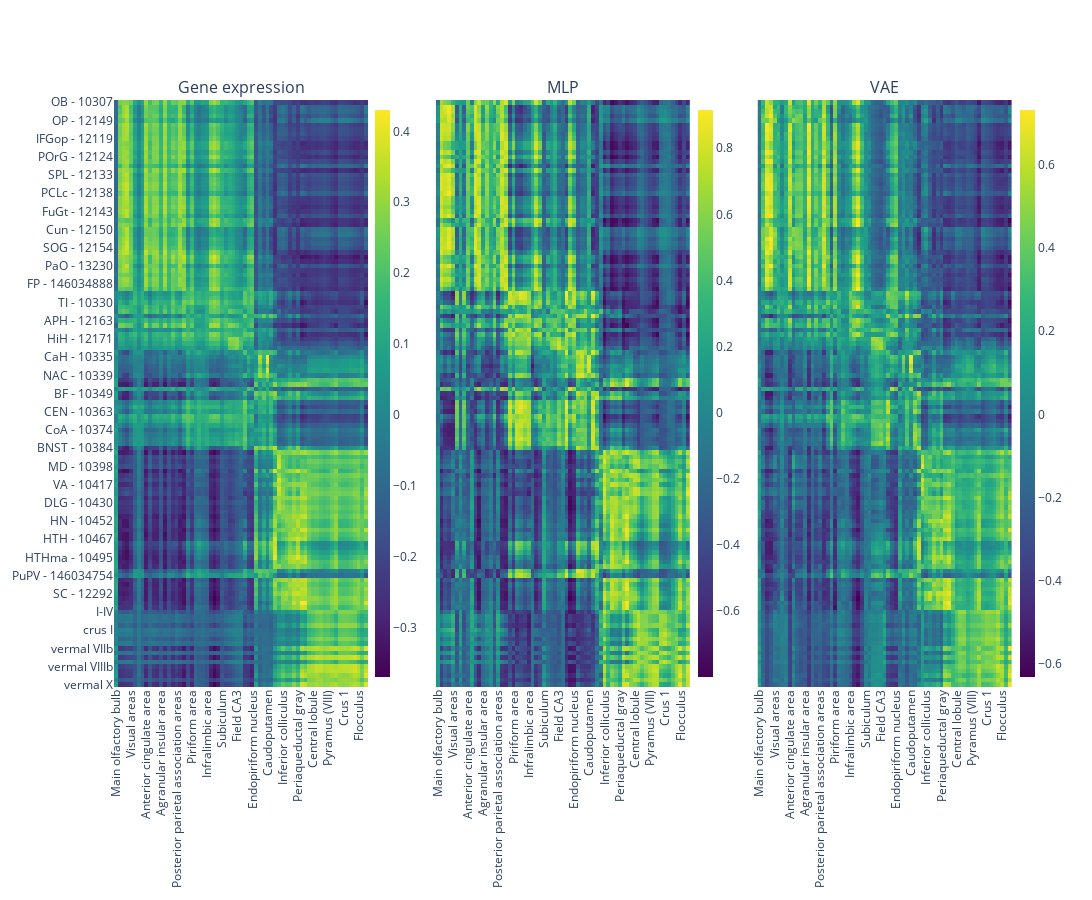

Notebook source saved alongside this figure:
### Code cell
# Plot Similarity matrices

import plotly.express as px
from plotly import graph_objects as go
import plotly.subplots
from matplotlib import cm


fig3 = plotly.subplots.make_subplots(rows=1, cols=3, shared_yaxes=True, horizontal_spacing=0.075, subplot_titles=['Gene expression','MLP','VAE'])

fig3.add_trace(go.Heatmap(z=sim_genes, x=mouse_labels_order['Region'][index_mouse], y=vae_h['Region'][index_human],coloraxis="coloraxis1"), 1,1)
fig3.add_trace(go.Heatmap(z=sim_mlp, x=mouse_labels_order['Region'][index_mouse], y=vae_h['Region'][index_human],coloraxis="coloraxis2"),1,2)
fig3.add_trace(go.Heatmap(z=sim_vae, x=mouse_labels_order['Region'][index_mouse],y=vae_h['Region'][index_human],coloraxis="coloraxis3"), 1,3)
fig3.update_layout(autosize=True, width=1100, height=900,
                   coloraxis1={'colorscale':'viridis', 'colorbar_x':0.28, 'colorbar_thickness':15},
                   coloraxis2 = {'colorscale':'viridis', 'colorbar_x':0.639, 'colorbar_thickness':15},
                   coloraxis3 = {'colorscale':'viridis', 'colorbar_x':0.998, 'colorbar_thickness':15} )
fig3.update_yaxes(autorange='reversed')
fig3.update_xaxes(tickangle=-90)

### Figure 1 — Plotly figure (JSON) as saved in the notebook; plotly's stock layout.template omitted (floating-point values rounded to 4 significant figures; data arrays with more than 128 entries replaced by an {"elided": "..."} marker saying what was removed)
{"data": [{"coloraxis": "coloraxis", "type": "heatmap", "x": ["Main olfactory bulb", "Primary auditory area", "Primary motor area", "Primary somatosensory area", "Visual areas", "Olfactory areas-other", "Accessory olfactory bulb", "Anterior olfactory nucleus", "Anterior cingulate area", "Retrosplenial area", "Dorsal auditory area", "Ventral auditory area", "Agranular insular area", "Secondary motor area", "Frontal pole, cerebral cortex", "Orbital area", "Posterior parietal association areas", "Supplemental somatosensory area", "Temporal association areas", "Postpiriform transition area", "Piriform area", "Taenia tecta", "Cortical amygdalar area", "Piriform-amygdalar area", "Infralimbic area", "Prelimbic area", "Ectorhinal area", "Perirhinal area", "Subiculum", "Entorhinal area", "Field CA1", "Field CA2", "Field CA3", "Dentate gyrus", "Cortical subplate-other", "Claustrum", "Endopiriform nucleus", "Pallidum", "Striatum ventral region", "Lateral septal complex", "Caudoputamen", "Medial amygdalar nucleus", "Hypothalamus", "Thalamus", "Inferior colliculus", "Superior colliculus, sensory related", "Midbrain raphe nuclei", "Midbrain-other", "Periaqueductal gray", "Medulla", "Pons", "Lingula (I)", "Central lobule", "Culmen", "Declive (VI)", "Folium-tuber vermis (VII)", "Pyramus (VIII)", "Uvula (IX)", "Nodulus (X)", "Simple lobule", "Crus 1", "Crus 2", "Paramedian lobule", "Copula pyramidis", "Flocculus", "Paraflocculus", "Cerebellar nuclei"], "xaxis": "x", "y": {"elided": "129 str values"}, "yaxis": "y", "z": {"elided": "129x67 float values"}}, {"coloraxis": "coloraxis2", "type": "heatmap", "x": ["Main olfactory bulb", "Primary auditory area", "Primary motor area", "Primary somatosensory area", "Visual areas", "Olfactory areas-other", "Accessory olfactory bulb", "Anterior olfactory nucleus", "Anterior cingulate area", "Retrosplenial area", "Dorsal auditory area", "Ventral auditory area", "Agranular insular area", "Secondary motor area", "Frontal pole, cerebral cortex", "Orbital area", "Posterior parietal association areas", "Supplemental somatosensory area", "Temporal association areas", "Postpiriform transition area", "Piriform area", "Taenia tecta", "Cortical amygdalar area", "Piriform-amygdalar area", "Infralimbic area", "Prelimbic area", "Ectorhinal area", "Perirhinal area", "Subiculum", "Entorhinal area", "Field CA1", "Field CA2", "Field CA3", "Dentate gyrus", "Cortical subplate-other", "Claustrum", "Endopiriform nucleus", "Pallidum", "Striatum ventral region", "Lateral septal complex", "Caudoputamen", "Medial amygdalar nucleus", "Hypothalamus", "Thalamus", "Inferior colliculus", "Superior colliculus, sensory related", "Midbrain raphe nuclei", "Midbrain-other", "Periaqueductal gray", "Medulla", "Pons", "Lingula (I)", "Central lobule", "Culmen", "Declive (VI)", "Folium-tuber vermis (VII)", "Pyramus (VIII)", "Uvula (IX)", "Nodulus (X)", "Simple lobule", "Crus 1", "Crus 2", "Paramedian lobule", "Copula pyramidis", "Flocculus", "Paraflocculus", "Cerebellar nuclei"], "xaxis": "x2", "y": {"elided": "129 str values"}, "yaxis": "y2", "z": {"elided": "129x67 float values"}}, {"coloraxis": "coloraxis3", "type": "heatmap", "x": ["Main olfactory bulb", "Primary auditory area", "Primary motor area", "Primary somatosensory area", "Visual areas", "Olfactory areas-other", "Accessory olfactory bulb", "Anterior olfactory nucleus", "Anterior cingulate area", "Retrosplenial area", "Dorsal auditory area", "Ventral auditory area", "Agranular insular area", "Secondary motor area", "Frontal pole, cerebral cortex", "Orbital area", "Posterior parietal association areas", "Supplemental somatosensory area", "Temporal association areas", "Postpiriform transition area", "Piriform area", "Taenia tecta", "Cortical amygdalar area", "Piriform-amygdalar area", "Infralimbic area", "Prelimbic area", "Ectorhinal area", "Perirhinal area", "Subiculum", "Entorhinal area", "Field CA1", "Field CA2", "Field CA3", "Dentate gyrus", "Cortical subplate-other", "Claustrum", "Endopiriform nucleus", "Pallidum", "Striatum ventral region", "Lateral septal complex", "Caudoputamen", "Medial amygdalar nucleus", "Hypothalamus", "Thalamus", "Inferior colliculus", "Superior colliculus, sensory related", "Midbrain raphe nuclei", "Midbrain-other", "Periaqueductal gray", "Medulla", "Pons", "Lingula (I)", "Central lobule", "Culmen", "Declive (VI)", "Folium-tuber vermis (VII)", "Pyramus (VIII)", "Uvula (IX)", "Nodulus (X)", "Simple lobule", "Crus 1", "Crus 2", "Paramedian lobule", "Copula pyramidis", "Flocculus", "Paraflocculus", "Cerebellar nuclei"], "xaxis": "x3", "y": {"elided": "129 str values"}, "yaxis": "y3", "z": {"elided": "129x67 float values"}}], "layout": {"annotations": [{"font": {"size": 16}, "showarrow": false, "text": "Gene expression", "x": 0.1417, "xanchor": "center", "xref": "paper", "y": 1, "yanchor": "bottom", "yref": "paper"}, {"font": {"size": 16}, "showarrow": false, "text": "MLP", "x": 0.5, "xanchor": "center", "xref": "paper", "y": 1, "yanchor": "bottom", "yref": "paper"}, {"font": {"size": 16}, "showarrow": false, "text": "VAE", "x": 0.8583, "xanchor": "center", "xref": "paper", "y": 1, "yanchor": "bottom", "yref": "paper"}], "autosize": true, "coloraxis": {"colorbar": {"thickness": 15, "x": 0.28, "y": 0.5}, "colorscale": [[0, "#440154"], [0.1111, "#482878"], [0.2222, "#3e4989"], [0.3333, "#31688e"], [0.4444, "#26828e"], [0.5556, "#1f9e89"], [0.6667, "#35b779"], [0.7778, "#6ece58"], [0.8889, "#b5de2b"], [1, "#fde725"]]}, "coloraxis2": {"colorbar": {"thickness": 15, "x": 0.639, "y": 0.5}, "colorscale": [[0, "#440154"], [0.1111, "#482878"], [0.2222, "#3e4989"], [0.3333, "#31688e"], [0.4444, "#26828e"], [0.5556, "#1f9e89"], [0.6667, "#35b779"], [0.7778, "#6ece58"], [0.8889, "#b5de2b"], [1, "#fde725"]]}, "coloraxis3": {"colorbar": {"thickness": 15, "x": 0.998, "y": 0.5}, "colorscale": [[0, "#440154"], [0.1111, "#482878"], [0.2222, "#3e4989"], [0.3333, "#31688e"], [0.4444, "#26828e"], [0.5556, "#1f9e89"], [0.6667, "#35b779"], [0.7778, "#6ece58"], [0.8889, "#b5de2b"], [1, "#fde725"]]}, "height": 900, "width": 1100, "xaxis": {"anchor": "y", "autorange": true, "domain": [0, 0.2833], "range": [-0.5, 66.5], "tickangle": -90, "type": "category"}, "xaxis2": {"anchor": "y2", "autorange": true, "domain": [0.3583, 0.6417], "range": [-0.5, 66.5], "tickangle": -90, "type": "category"}, "xaxis3": {"anchor": "y3", "autorange": true, "domain": [0.7167, 1], "range": [-0.5, 66.5], "tickangle": -90, "type": "category"}, "yaxis": {"anchor": "x", "autorange": true, "domain": [0, 1], "range": [128.5, -0.5], "type": "category"}, "yaxis2": {"anchor": "x2", "autorange": true, "domain": [0, 1], "matches": "y", "range": [128.5, -0.5], "showticklabels": false, "type": "category"}, "yaxis3": {"anchor": "x3", "autorange": true, "domain": [0, 1], "matches": "y", "range": [128.5, -0.5], "showticklabels": false, "type": "category"}}}
